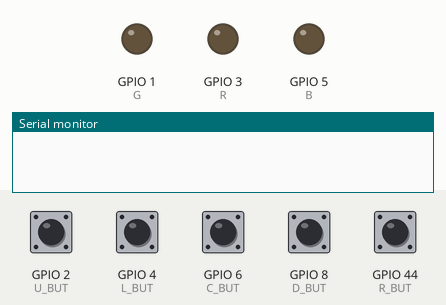
Simulated run of this sketch. Board: Seeed XIAO ESP32-S3. Shown: output pins drawn as LEDs (lit = HIGH), the last lines printed to the serial monitor. Inputs (shaded band) come from the test bench; at power-on: GPIO 2 (U_BUT), GPIO 4 (L_BUT), GPIO 6 (C_BUT), GPIO 8 (D_BUT), GPIO 44 (R_BUT) HIGH. USB keyboard and mouse output is not drawn.

Above: at 3.8 s.
3.9 s: GPIO 2 (U_BUT) pulled LOW for 1 s
At 4.4 s:
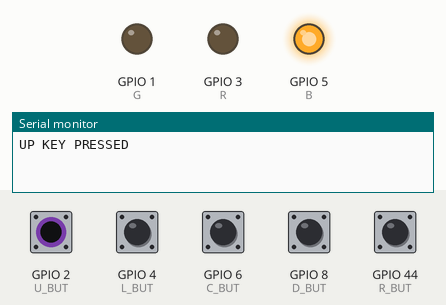
6.9 s: GPIO 4 (L_BUT) pulled LOW for 0.15 s
At 8.3 s:
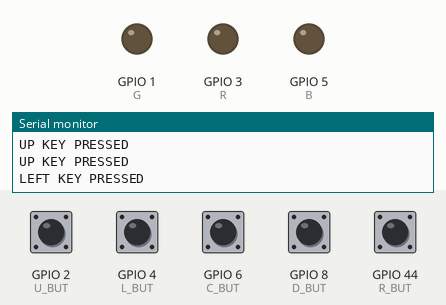
8.5 s: GPIO 6 (C_BUT) pulled LOW for 0.15 s
At 9.1 s:
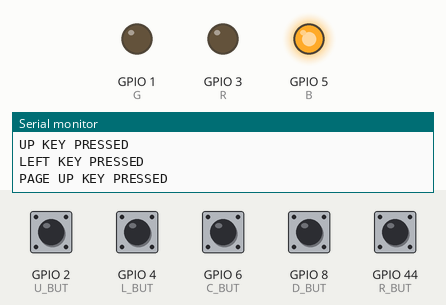
10.1 s: GPIO 8 (D_BUT) pulled LOW for 0.15 s
At 11.5 s:
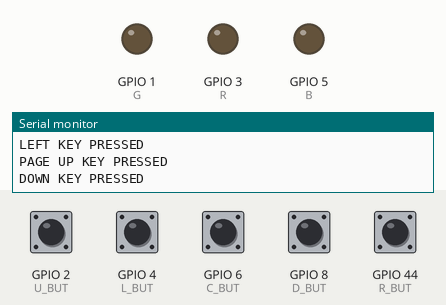
11.7 s: GPIO 44 (R_BUT) pulled LOW for 0.15 s
At 12.3 s:
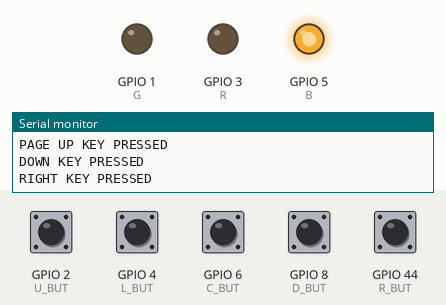
Timing chart, 0 to 14.3 s (numbered marks = the images above; inputs shaded):
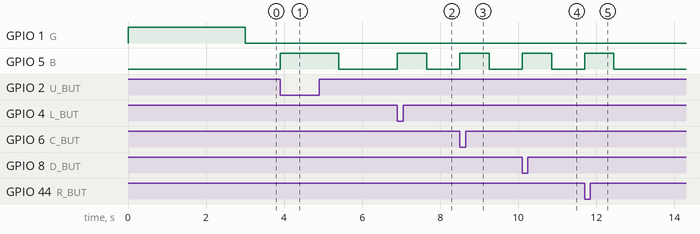

Measured:
- after the input at 3.9 s, GPIO 5 (B): LOW → HIGH at once, → LOW 1.5 s later
- after the input at 6.9 s, GPIO 5 (B): LOW → HIGH at once, → LOW 0.75 s later
- after the input at 8.5 s, GPIO 5 (B): LOW → HIGH at once, → LOW 0.75 s later
- after the input at 10.1 s, GPIO 5 (B): LOW → HIGH at once, → LOW 0.75 s later
- after the input at 11.7 s, GPIO 5 (B): LOW → HIGH at once, → LOW 0.75 s later

The sketch:

BLE_keyboard_code.ino
```cpp
// Include BLE Mouse library
#include <BleKeyboard.h>
// RBG led pin definition
#define G D0
#define R D2
#define B D4

// definition for button connected to XIAO C3
#define U_BUT D1
#define L_BUT D3
#define C_BUT D5
#define R_BUT D7
#define D_BUT D9


// BLEMOUSE gloal declaration
BleKeyboard bleKeyboard;

bool status = true;
void setup() {
  Serial.begin(115200);
  pinMode(R, OUTPUT);
  pinMode(G, OUTPUT);
  pinMode(B, OUTPUT);

  pinMode(U_BUT, INPUT_PULLUP);
  pinMode(L_BUT, INPUT_PULLUP);
  pinMode(C_BUT, INPUT_PULLUP);
  pinMode(R_BUT, INPUT_PULLUP);
  pinMode(D_BUT, INPUT_PULLUP);
  bleKeyboard.begin();
}
// when bluetooth is not connected
void not_connected()
{
  digitalWrite(R, HIGH);
  delay(500);
  digitalWrite(R, LOW);
  delay(500);

  digitalWrite(G, LOW);
  digitalWrite(B, LOW);
  status = true;
}
// when bluetooth is connected and but is presses led
void but_pressed()
{
  digitalWrite(B, HIGH);
}
// to read button value and transmit data
void keyboardconnected() {
  if (digitalRead(U_BUT) == 0) {
    bleKeyboard.write(KEY_UP_ARROW);
    but_pressed();
    Serial.println("UP KEY PRESSED");
    delay(750);
  }
  if (digitalRead(D_BUT) == 0) {
    bleKeyboard.write(KEY_DOWN_ARROW);
    but_pressed();
    Serial.println("DOWN KEY PRESSED");
    delay(750);
  }
  if (digitalRead(L_BUT) == 0) {
    bleKeyboard.write(KEY_LEFT_ARROW);
    but_pressed();
    Serial.println("LEFT KEY PRESSED");
    delay(750);
  }
  if (digitalRead(R_BUT) == 0) {
    bleKeyboard.write(KEY_RIGHT_ARROW);
    but_pressed();
    Serial.println("RIGHT KEY PRESSED");
    delay(750);
  }
  if (digitalRead(C_BUT) == 0) {
    bleKeyboard.write(KEY_PAGE_UP);
    but_pressed();
    Serial.println("PAGE UP KEY PRESSED");
    delay(750);
  } else {
    digitalWrite(B, LOW);
  }
}
void loop() {
  if (bleKeyboard.isConnected()) {
    if (status == true) {
      digitalWrite(G,HIGH);
      delay(3000);
      status = false;
    }
    digitalWrite(G,LOW);
    keyboardconnected();
  } else {
    not_connected();
  }
}
```
